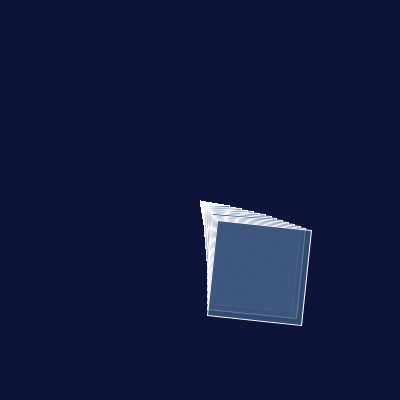
Frame 1 (no input)
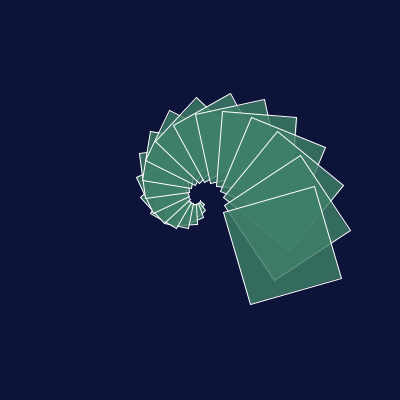
Frame 60 (the mouse pressed at the canvas centre just before this capture)
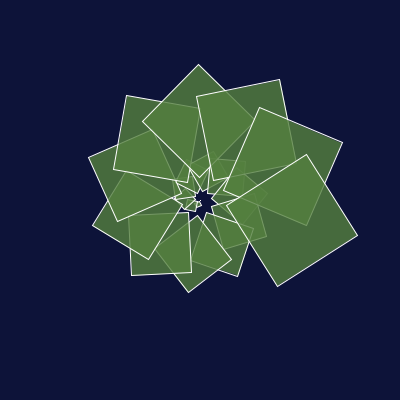
Frame 120 (the mouse held since frame 60 and released just before this capture)

The Processing sketch that drew these frames (run headless with seeded random() and noise(); from frame 60 on, the mouse is pressed at the canvas centre):

// Processing sketch: processing_101594
// ── processing_101594.pde

float time=0;

void setup() {
  size(400,400);
  stroke(255);
  frameRate(20);
  colorMode(HSB,100);
  smooth();

}

void draw() {
  time += 0.005;
  background(#0D1339);
  translate(width/2, width/2);
  
  for (int i = 0; i < 20; i++) {
    rotate(time);
    fill(100* noise(time*5),50,50,80);
    rect(i,i,i*5,i*5);
  }
}
